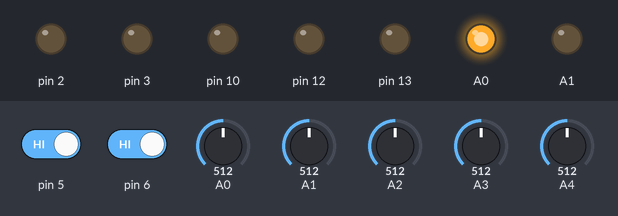
A sketch run on a simulated Arduino Uno, built with avr-gcc and run on an emulated ATmega328P. Shown: output pins drawn as LEDs (lit = HIGH). Dashed ring = blinking. Inputs (shaded band) come from the test bench; at power-on: pin 5 HIGH, pin 6 HIGH, A1 = 512, A2 = 512, A3 = 512, A0 = 512, A4 = 512.

Above: at 1.2 s.
1.3 s: pin 5 driven LOW
At 2.2 s:
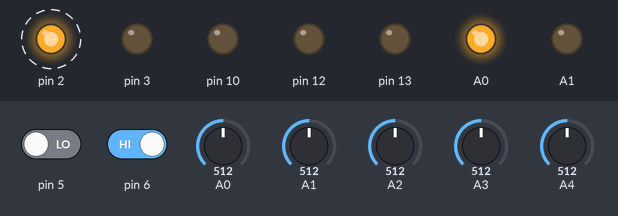
4.3 s: pin 6 driven LOW
At 5.6 s:
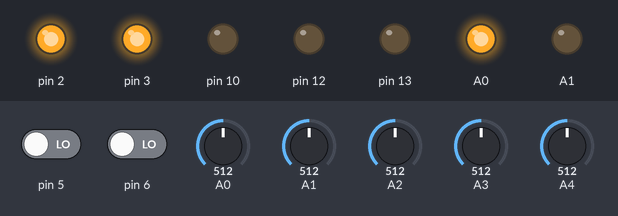
7.3 s: A1 set to 610
At 9.1 s:
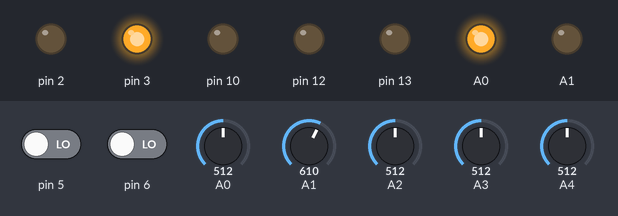
10.3 s: A2 set to 590
12.5 s: A2 set to 609
At 15.0 s:
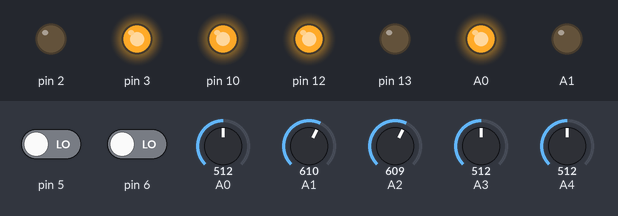
15.5 s: A3 set to 589
18.5 s: A3 set to 614
At 21.7 s:
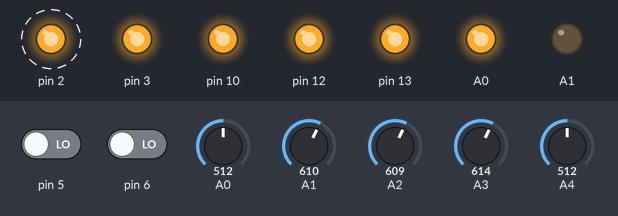
Timing chart, 0 to 22.5 s (numbered marks = the images above; inputs shaded):
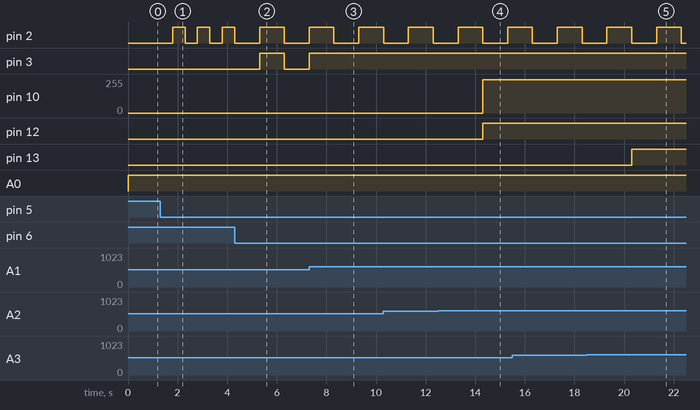

Measured:
- the behaviour switches between 600 and 601 on A2 (found by bisection; images 3 and 4)
- the behaviour switches between 600 and 601 on A3 (found by bisection; images 4 and 5)
- after the input at 1.3 s, pin 2: alternates HIGH for 0.50 s and LOW for 0.50 s, starting after 0.50 s
- after the input at 4.3 s, pin 3: LOW → HIGH after 1.0 s, → LOW 1.0 s later
- after the input at 7.3 s, pin 3: goes on until 7.3 s, then stays HIGH
- after the input at 12.5 s, pin 10: 0/255 → 250/255 after 1.8 s; pin 12: LOW → HIGH after 1.8 s
- after the input at 18.5 s, pin 13: LOW → HIGH after 1.8 s

The sketch:

main.ino
```cpp
int a;
int b;
int c;
int d;
int e;

int a1;
int b1;
int a2 = 0;
int b2 = 0;
int c1 = 0;

void setup() {
  // put your setup code here, to run once:
  pinMode(A0,INPUT);
  pinMode(A1,INPUT);
  pinMode(A2,INPUT);
  pinMode(A3,INPUT);
  pinMode(A4,INPUT);
  Serial.begin(9600);

  pinMode(2,OUTPUT);
  pinMode(3,OUTPUT);
  pinMode(12,OUTPUT);
  pinMode(13,OUTPUT);

  pinMode(5,INPUT);
  pinMode(6,INPUT);

  pinMode(10,OUTPUT);
  pinMode(14,OUTPUT);
  pinMode(15,OUTPUT);


}

void loop() {
  // put your main code here, to run repeatedly:


  digitalWrite(14,HIGH);
  digitalWrite(15,LOW);
  a = analogRead(A0);
  b = analogRead(A1);
  c = analogRead(A2);
  d = analogRead(A3);
  e = analogRead(A4);
  a1 = digitalRead(5);
  b1 = digitalRead(6);

  if(a1 == 0){
    delay(500);
    if(a2 == 0){
      a2 = 1;

    }
    else{
      a2 = 0;
    }
  }

  if(b1 == 0){
    delay(500);
    if(b2 == 0){
      b2 = 1;

    }
    else{
      b2 = 0;
    }
  }

  if(a > 600 || a2 == 1){
    digitalWrite(2,HIGH);
  }
  else{
    digitalWrite(2,LOW);
  }
  if(b > 600 || b2 == 1){
    digitalWrite(3,HIGH);
  }
  else{
    digitalWrite(3,LOW);
  }
  if(c > 600){
    digitalWrite(12,HIGH);
    analogWrite(10,250);
  }
  else{
    digitalWrite(12,LOW);
    analogWrite(10,0);
  }
  if(d > 600){
    digitalWrite(13,HIGH);
  }
  else{
    digitalWrite(13,LOW);
  }
  if(e > 600){
    delay(1000);
    if(c1 == 0){
      c1 = 1;
      Serial.println("first");
    }
    else{
      c1 = 0;
      Serial.println("second");
    }
  }
  
}
```
